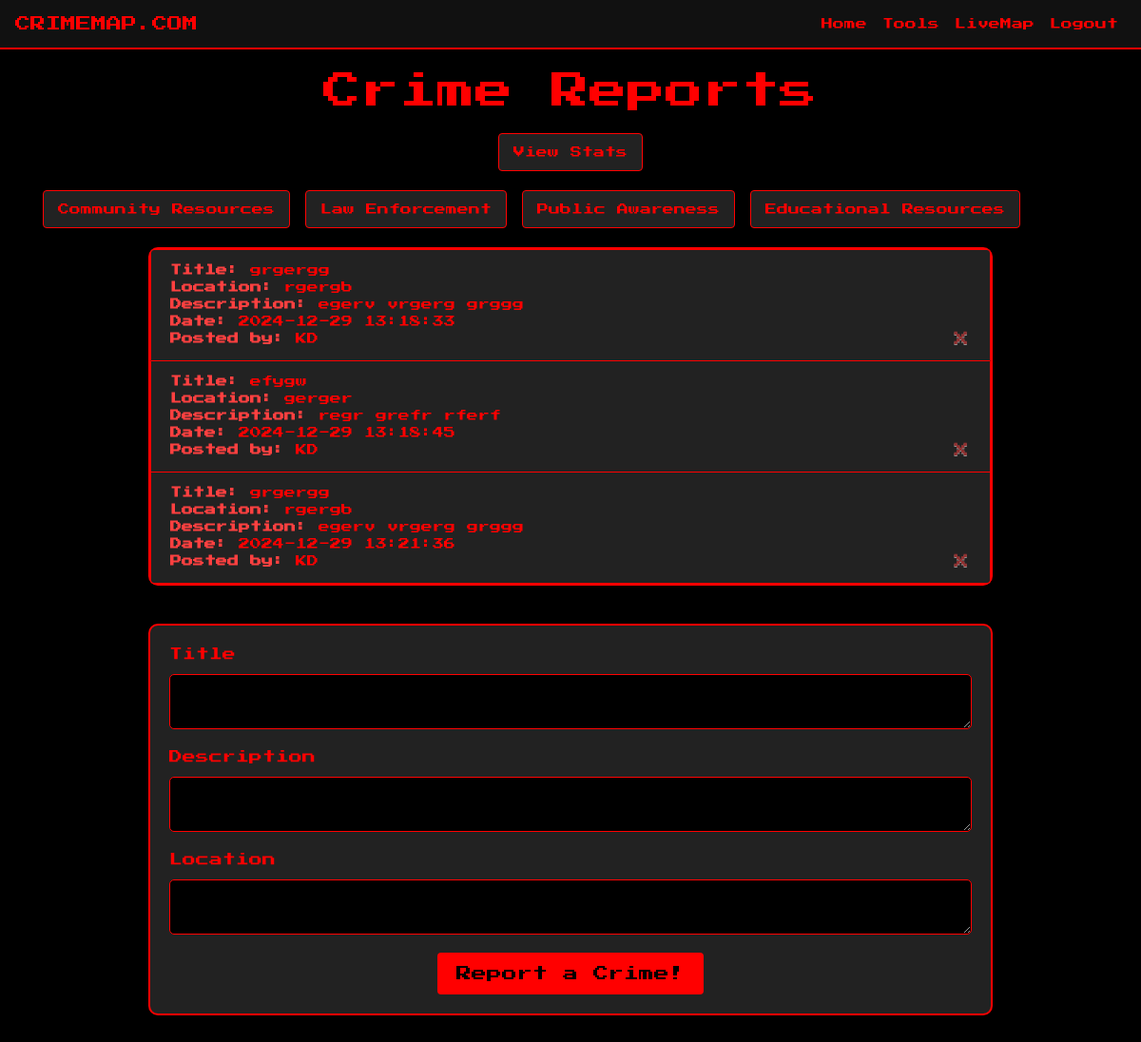
Page / (signed in) on the earlier database version.
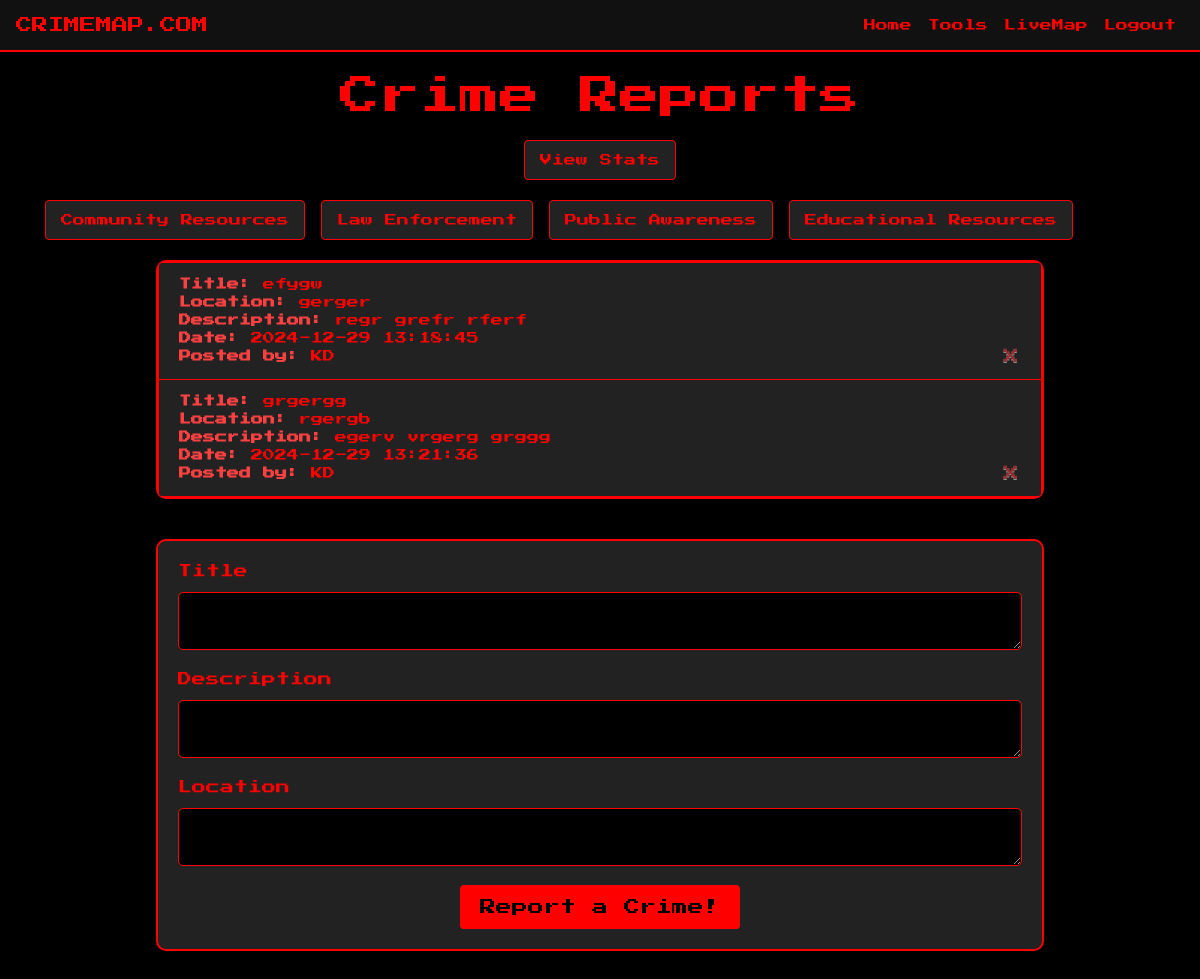
Same page on the later database version.
### website/models.py (models this page shows)
class Crime(db.Model):
    __tablename__ = 'crime'
    __table_args__ = {'extend_existing': True}
    id = db.Column(db.Integer, primary_key=True)
    title = db.Column(db.String(100))
    location = db.Column(db.String(100))
    data = db.Column(db.String(10000))
    date = db.Column(db.DateTime(timezone=True), default=func.now())
    user_id = db.Column(db.Integer, db.ForeignKey('user.id'))

class User(db.Model, UserMixin):
    id = db.Column(db.Integer, primary_key=True)
    email = db.Column(db.String(150), unique=True)
    password = db.Column(db.String(150))
    first_name = db.Column(db.String(150))
    crimes = db.relationship('Crime')

### website/views.py (the view, shortened to what this page needs)
@views.route('/', methods=['GET', 'POST'])
@login_required
def home():
    crimes = Crime.query.all()
    for crime in crimes:
        crime.user = User.query.get(crime.user_id)
    return render_template("home.html", user=current_user, crimes=crimes)

### website/__init__.py (called while the page is built)
def create_app():
    app = Flask(__name__)
    app.config['SECRET_KEY'] = 'hjshjhdjah kjshkjdhjs'
    app.config['SQLALCHEMY_DATABASE_URI'] = f'sqlite:///{DB_NAME}'
    db.init_app(app)
    from .views import views
    from .auth import auth
    app.register_blueprint(views, url_prefix='/')
    app.register_blueprint(auth, url_prefix='/')
    from .models import User, Crime
    with app.app_context():
        db.create_all()
    login_manager = LoginManager()
    login_manager.login_view = 'auth.login'
    login_manager.init_app(app)
    @login_manager.user_loader
    def load_user(id):
        return User.query.get(int(id))
    return app

### website/templates/home.html (shortened to what this page needs)
{% extends "base.html" %}
{% block content %}
<!DOCTYPE html>
<html lang="en">
<head>
</head>
<body>
    <div style="text-align: center;">
        <h1>Crime Reports</h1>
    </div>
    <div style="text-align: center; margin-bottom: 20px;">
        <a href="{{ url_for('views.stats') }}" class="btn btn-info">View Stats</a>
    </div>
    <div class="button-container">
        <a href="{{ url_for('views.community_resources') }}" class="btn btn-info">Community Resources</a>
        <a href="{{ url_for('views.law_enforcement') }}" class="btn btn-info">Law Enforcement</a>
        <a href="{{ url_for('views.public_awareness') }}" class="btn btn-info">Public Awareness</a>
        <a href="{{ url_for('views.educational_resources') }}" class="btn btn-info">Educational Resources</a>
    </div>
    <ul class="list-group">
      {% for crime in crimes %}
        <li class="list-group-item">
          <strong>Title:</strong> {{ crime.title }} <br>
          <strong>Location:</strong> {{ crime.location }} <br>
          <strong>Description:</strong> {{ crime.data }} <br>
          <strong>Date:</strong> {{ crime.date.strftime('%Y-%m-%d %H:%M:%S') }}<br>
          <strong>Posted by:</strong> {{ crime.user.first_name }}
          <button type="button" class="close" onClick= "{{ url_for('views.delete_crime', crime_id=crime.id) }}">
            <span aria-hidden="true">&times;</span>
          </button>
        </li>
      {% endfor %}
    </ul>
    <form method="POST">
      <label for="title">Title</label>
      <textarea name="Title" id="title" required></textarea>
      <label for="data">Description</label>
      <textarea name="Description" id="data" required></textarea>
      <label for="location">Location</label>
      <textarea name="Location" id="location" required></textarea>
      <div style="text-align: center;">
        <button type="submit" class="btn btn-primary">Report a Crime!</button>
      </div>
    </form>
</body>
</html>
{% endblock %}

### website/templates/base.html (shortened to what this page needs)
<!DOCTYPE html>
<html lang="en">
  <head>
    <link
      rel="stylesheet"
      href="https://stackpath.bootstrapcdn.com/bootstrap/4.4.1/css/bootstrap.min.css"
    />
    <link
      rel="stylesheet"
      href="https://stackpath.bootstrapcdn.com/font-awesome/4.7.0/css/font-awesome.min.css"
    />
  </head>
  <body>
    <nav class="navbar navbar-expand-lg">
      <a class="navbar-brand" href="/">CRIMEMAP.COM</a>
      <div class="collapse navbar-collapse" id="navbar">
        <ul class="navbar-nav ml-auto">
          {% if user.is_authenticated %}
          <li class="nav-item">
            <a class="nav-link" id="home" href="/">Home</a>
          </li>
          {% if user.id == 1 %}
          <li class="nav-item">
            <a class="nav-link" id="admin-tools" href="/admin-tools">Tools</a>
          </li>
          {% endif %}
          <li class="nav-item">
            <a class="nav-link" id="logout" href="{{ url_for('views.live_map') }}">LiveMap</a>
          </li>
          <li class="nav-item">
            <a class="nav-link" id="logout" href="/logout">Logout</a>
          </li>
          {% endif %}
        </ul>
      </div>
    </nav>
    <div class="container">{% block content %} {% endblock %}</div>
  </body>
</html>

### website/templates/base.html (style rules this page uses)
body { background-color: #000; color: #f00; font-family: 'Press Start 2P', cursive; margin: 0; padding: 0; }
.navbar { font-family: 'Press Start 2P', cursive; background-color: #111; border-bottom: 2px solid #f00; }
.navbar-brand { color: #f00 !important; text-transform: uppercase; font-size: 16px; }
.nav-link { color: #f00 !important; font-size: 12px; }
.container { margin-top: 20px; }
button.close { font-size: 14px; }

### website/templates/home.html (style rules this page uses)
h1 { text-align: center; color: #f00; font-family: 'Press Start 2P', cursive; margin-bottom: 20px; }
.list-group { width: 80%; margin: 20px auto; padding: 0; background-color: #000; border: 2px solid #f00; border-radius: 10px; }
.list-group-item { background-color: #222; color: #f00; border: 1px solid #f00; font-family: 'Press Start 2P', cursive; font-size: 12px; }
.list-group-item strong { color: #ff4040; }
.list-group-item button.close { background: none; border: none; color: #ff4040; float: right; font-size: 20px; cursor: pointer; }
form { width: 80%; margin: 40px auto; padding: 20px; background-color: #222; border: 2px solid #f00; border-radius: 10px; }
form label { color: #f00; font-size: 14px; font-family: 'Press Start 2P', cursive; margin-bottom: 10px; display: block; }
form textarea { width: 100%; background-color: #000; color: #f00; border: 1px solid #f00; border-radius: 5px; padding: 10px; font-family: 'Press Start 2P', cursive; font-size: 12px; margin-bottom: 15px; }
form button { background-color: #f00; color: #000; border: none; border-radius: 5px; padding: 10px 20px; font-family: 'Press Start 2P', cursive; font-size: 14px; cursor: pointer; }
.btn-info { background-color: #222; color: #f00; border: 1px solid #f00; padding: 10px 15px; font-family: 'Press Start 2P', cursive; font-size: 12px; text-decoration: none; }
.btn-primary { background-color: #f00; color: #000; border: none; font-family: 'Press Start 2P', cursive; padding: 10px 20px; }

Differences in the rows shown:
removed Crime: title "grgergg", location "rgergb", data "egerv vrgerg grggg", date "2024-12-29 13:18:33", user.first_name "KD"
